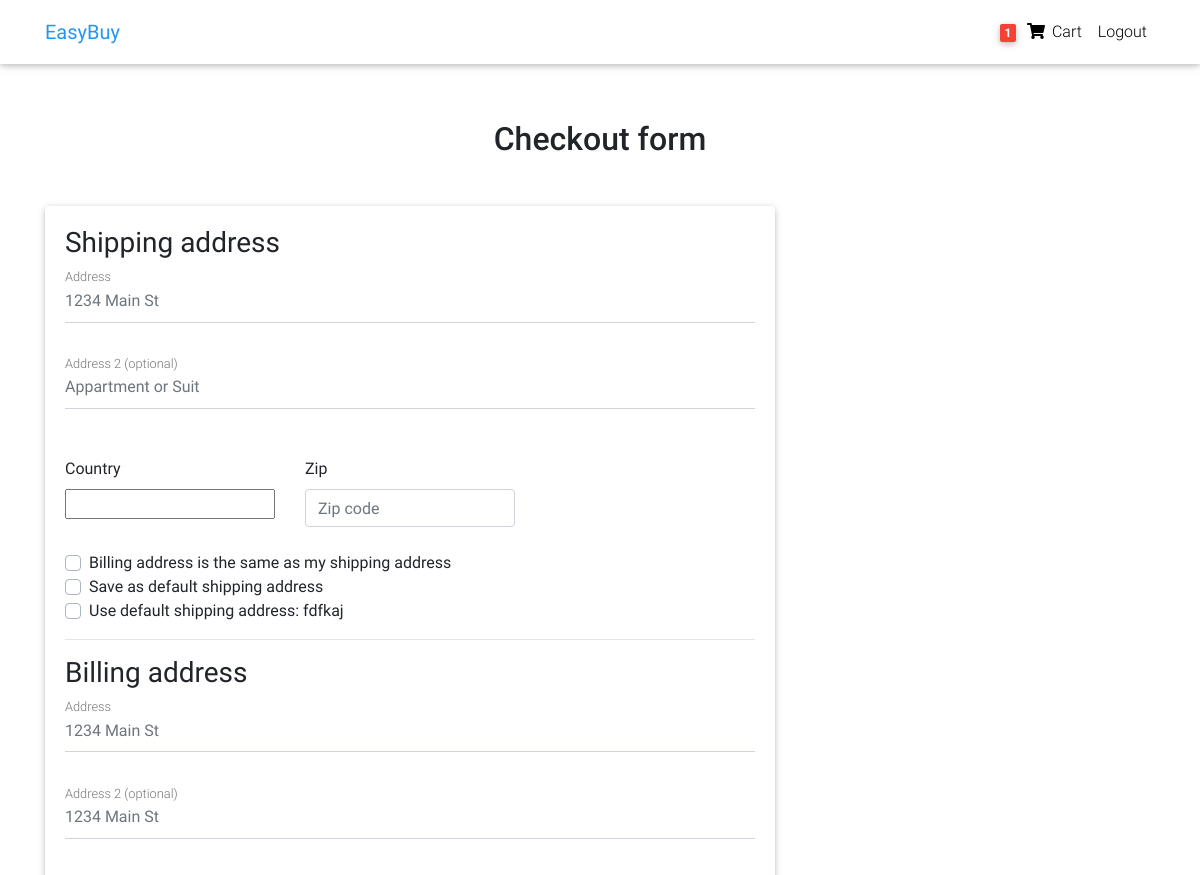
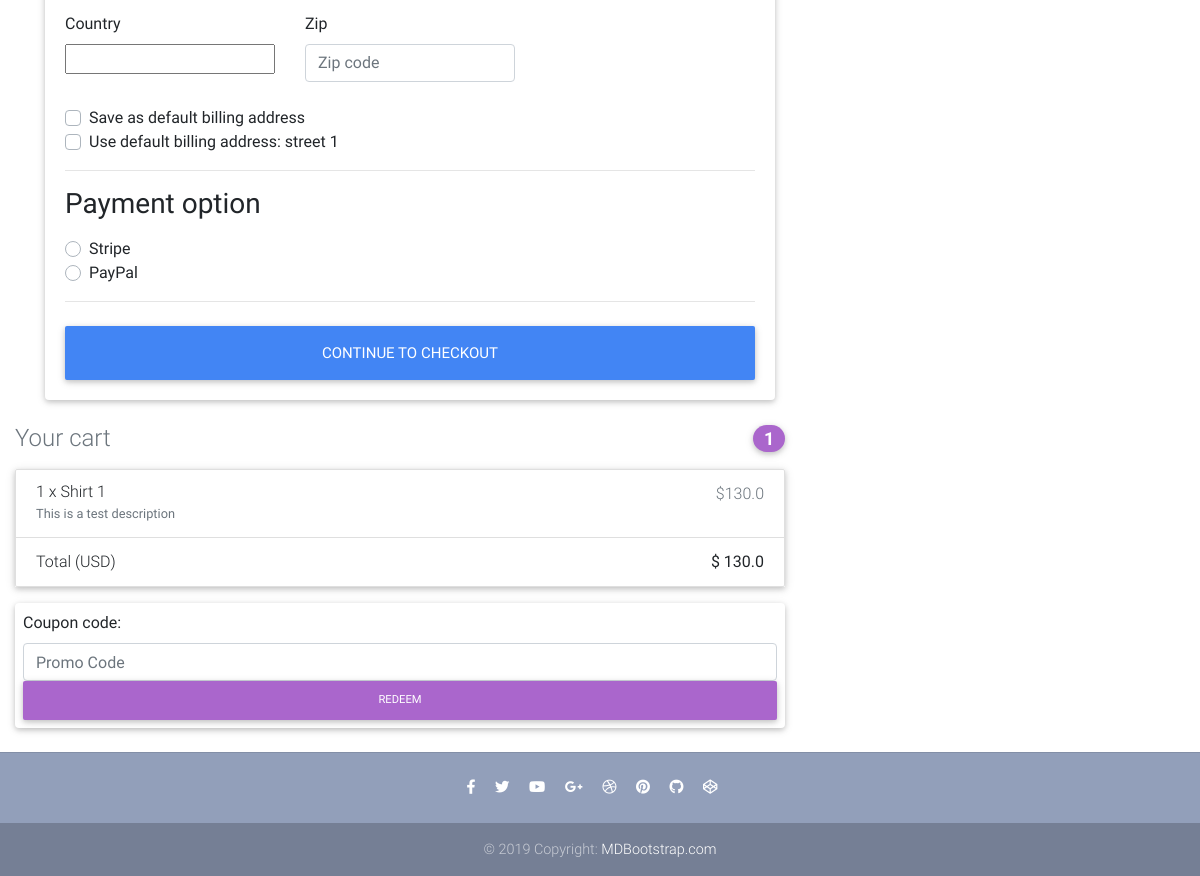
Screenshot of /checkout/ (signed in) with the database file from the repository (2 pictures, top to bottom).
### core/models.py (models this page shows, shortened)
class Order(models.Model):
	user = models.ForeignKey(settings.AUTH_USER_MODEL, on_delete = models.CASCADE)
	ref_code = models.CharField(max_length = 20)
	ordered = models.BooleanField(default = False)
	items = models.ManyToManyField(OrderItem)
	start_date = models.DateTimeField(auto_now_add = True)
	ordered_date = models.DateTimeField()
	billing_address = models.ForeignKey('Address', related_name = 'billing_address', on_delete = models.SET_NULL, blank = True, null = True)
	shipping_address = models.ForeignKey('Address', related_name = 'shipping_address', on_delete = models.SET_NULL, blank = True, null = True)
	payment = models.ForeignKey('Payment', on_delete = models.SET_NULL, blank = True, null = True)
	coupon = models.ForeignKey('Coupon', on_delete = models.SET_NULL, blank = True, null = True)
	being_delivered = models.BooleanField(default = False)
	recieved = models.BooleanField(default = False)
	refund_requested = models.BooleanField(default = False)
	refund_granted = models.BooleanField(default = False)
	def get_total_price(self):
		total_price = 0
		for order_item in self.items.all():
			total_price += order_item.get_final_price()
		if self.coupon:
			total_price -= self.coupon.amount
		return total_price

class Address(models.Model):
	user = models.ForeignKey(settings.AUTH_USER_MODEL, on_delete = models.CASCADE)
	street_address = models.CharField(max_length = 100)
	appartment_address = models.CharField(max_length = 100)
	country = CountryField(multiple = False)
	zip_code = models.CharField(max_length = 100)
	address_type = models.CharField(max_length = 1, choices = ADDRESS_CHOICES)
	default = models.BooleanField(default = False)
	class Meta:
		verbose_name_plural = 'Addresses'

class OrderItem(models.Model):
	item = models.ForeignKey(Item, on_delete = models.CASCADE)
	quantity = models.IntegerField(default = 1)
	def get_total_item_price(self):
		return self.quantity * self.item.price
	def get_final_price(self):
		if self.item.discount_price:
			return self.get_total_discount_item_price()
		return self.get_total_item_price()

class Item(models.Model):
	title = models.CharField(max_length = 100)
	price = models.FloatField()
	discount_price = models.FloatField(blank = True, null = True)
	category = models.CharField(choices = CATEGORY_CHOICES, max_length = 2, default = "S")
	label = models.CharField(choices = LABEL_CHOICES, max_length = 1, default = 'P')
	slug = models.SlugField()
	description = models.TextField(default = 'This is a test description')
	image = models.ImageField(blank = True, null = True)

### core/views.py (the view, shortened to what this page needs)
# urls.py: path('checkout/', CheckoutView.as_view(), name = 'checkout'),
class CheckoutView(LoginRequiredMixin, FormView):
	template_name = 'checkout.html'
	form_class = CheckoutForm
	def get_context_data(self, *args, **kwargs):
		context = super().get_context_data(*args, **kwargs)
		order_qs = Order.objects.filter(user = self.request.user, ordered = False)
		if order_qs.exists():
			context['order'] = order_qs[0]
		context['coupon_form'] = CouponForm()
		context['COUPON_FORM'] = True
		shipping_address_qs = Address.objects.filter(user = self.request.user, address_type = 'B', default = True)
		if shipping_address_qs.exists():
			context['default_shipping_address'] = shipping_address_qs[0]
		billing_address_qs = Address.objects.filter(user = self.request.user, address_type = 'S', default = True)
		if billing_address_qs.exists():
			context['default_billing_address'] = billing_address_qs[0]
		return context

### core/forms.py
class CheckoutForm(forms.Form):
	shipping_address = forms.CharField(required = False)
	shipping_address2 = forms.CharField(required = False)
	shipping_country = CountryField(blank_label = 'Select country').formfield(required = False, widget = CountrySelectWidget(attrs = {'class': 'custom-select d-block w-100'}))
	shipping_zip = forms.CharField(required = False)
	same_shipping_address = forms.BooleanField(required = False)
	set_default_shipping = forms.BooleanField(required = False)
	use_default_shipping = forms.BooleanField(required = False)
	billing_address = forms.CharField(required = False)
	billing_address2 = forms.CharField(required = False)
	billing_country = CountryField(blank_label = 'Select country').formfield(required = False, widget = CountrySelectWidget(attrs = {'class': 'custom-select d-block w-100'}))
	billing_zip = forms.CharField(required = False)
	set_default_billing = forms.BooleanField(required = False)
	use_default_billing = forms.BooleanField(required = False)
	save_info = forms.BooleanField(widget = forms.CheckboxInput(), required = False)
	payment_option = forms.ChoiceField(widget = forms.RadioSelect(), choices = PAYMENT_CHOICES)

class CouponForm(forms.Form):
	coupon_code = forms.CharField(max_length = 20, widget = forms.TextInput({'placeholder': 'Promo Code', 'class': 'form-control'}))

### core/templatetags/cart_template_tags.py (called while the page is built)
@register.filter
def cart_item_count(user):
	if user.is_authenticated:
		order_qs = Order.objects.filter(user = user, ordered = False)
		if order_qs.exists():
			return order_qs[0].items.count()
	return 0

### templates/checkout.html (shortened to what this page needs)
{% extends "base.html" %}
{% load crispy_forms_tags %}
{% block content %}
  <main>
    <div class="container wow fadeIn">
      <h2 class="my-5 h2 text-center">Checkout form</h2>
      <div class="row">
        <div class="col-md-8 mb-4">
          <div class="card">
            <form method="POST" class="card-body">
              <h3>Shipping address</h3>
              <div class='hideable_shipping_form'>
                <div class="md-form mb-5">
                  <input type="text" placeholder='1234 Main St' id="shipping_address" name="shipping_address" class="form-control">
                  <label for="shipping_address" class="">Address</label>
                </div>
                <div class="md-form mb-5">
                  <input type="text" placeholder='Appartment or Suit' id="shipping_address2" name="shipping_address2" class="form-control">
                  <label for="shipping_address2" class="">Address 2 (optional)</label>
                </div>
                <div class="row">
                  <div class="col-lg-4 col-md-12 mb-4">
                    <label for="country">Country</label>
                    {{ form.shipping_country }}
                  </div>
                  <div class="col-lg-4 col-md-6 mb-4">
                    <label for="shipping_zip" class="">Zip</label>
                    <input type='text' placeholder='Zip code' id='shipping_zip' name='shipping_zip' class='form-control'/>
                  </div>
                </div>
                <div class="custom-control custom-checkbox">
                  <label class="custom-control-label" for="same_shipping_address">Billing address is the same as my shipping address</label>
                </div>
                <div class="custom-control custom-checkbox">
                  <label class="custom-control-label" for="set_default_shipping">Save as default shipping address</label>
                </div>
              </div>
              {% if default_shipping_address %}
              <div class="custom-control custom-checkbox">
                <label class="custom-control-label" for="use_default_shipping">Use default shipping address: {{ default_shipping_address.street_address|truncatechars:10 }}</label>
              </div>
              {% endif %}
              <hr>
              <h3>Billing address</h3>
              <div class='hideable_billing_form'>
                <div class="md-form mb-5">
                   <input type="text" placeholder='1234 Main St' id="billing_address" name="billing_address" class="form-control">
                  <label for="billing_address" class="">Address</label>
                </div>
                <div class="md-form mb-5">
                   <input type="text" placeholder='1234 Main St' id="billing_address2" name="billing_address2" class="form-control">
                  <label for="billing_address2" class="">Address 2 (optional)</label>
                </div>
                <div class="row">
                  <div class="col-lg-4 col-md-12 mb-4">
                    <label for="country">Country</label>
                    {{ form.billing_country }}
                  </div>
                  <div class="col-lg-4 col-md-6 mb-4">
                    <label for="billing_zip">Zip</label>
                    <input type='text' placeholder='Zip code' id='billing_zip' name='billing_zip' class='form-control' />
                  </div>
                </div>
                <div class="custom-control custom-checkbox">
                  <label class="custom-control-label" for="set_default_billing">Save as default billing address</label>
                </div>
              </div>
              {% if default_billing_address %}
              <div class="custom-control custom-checkbox">
                <label class="custom-control-label" for="use_default_billing">Use default billing address: {{ default_billing_address.street_address|truncatechars:10 }}</label>
              </div>
              {% endif %}
              <hr>
              <h3>Payment option</h3>
              <div class="d-block my-3">
                {% for value, name in form.fields.payment_option.choices %}
                <div class="custom-control custom-radio">
                  <label class="custom-control-label" for="{{ name }}">{{ name }}</label>
                </div>
                {% endfor %}
              </div>
              <hr class="mb-4">
              <button class="btn btn-primary btn-lg btn-block" type="submit">Continue to checkout</button>
            </form>
          </div>
        </div>
      </div>
    </div>
  </main>
  {% include 'order_snippet.html' %}
{% endblock content %}

### templates/navbar.html (shortened to what this page needs)
{% load cart_template_tags %}
<nav class="navbar fixed-top navbar-expand-lg navbar-light white scrolling-navbar">
    <div class="container">
      <a class="navbar-brand waves-effect" href="/">
        <strong class="blue-text">EasyBuy</strong>
      </a>
      <div class="collapse navbar-collapse" id="navbarSupportedContent">
        <ul class="navbar-nav nav-flex-icons">
          {% if request.user.is_authenticated %}
          <li class="nav-item">
            <a href="{% url 'core:order-summary' %}" class="nav-link waves-effect">
              <span class="badge red z-depth-1 mr-1"> {{ request.user|cart_item_count }} </span>
              <i class="fas fa-shopping-cart"></i>
              <span class="clearfix d-none d-sm-inline-block"> Cart </span>
            </a>
          </li>
          <li class="nav-item">
            <a class="nav-link waves-effect" href="{% url 'account_logout' %}">
              <span class="clearfix d-none d-sm-inline-block"> Logout </span>
            </a>
          </li>
          {% endif %}
        </ul>
      </div>
    </div>
  </nav>

### templates/order_snippet.html (shortened to what this page needs)
<div class="col-md-8 mb-4">
    <h4 class="d-flex justify-content-between align-items-center mb-3">
    <span class="text-muted">Your cart</span>
    <span class="badge badge-secondary badge-pill">{{ order.items.count }}</span>
    </h4>
    <ul class="list-group mb-3 z-depth-1">
    {% for order_item in order.items.all %}
    <li class="list-group-item d-flex justify-content-between lh-condensed">
        <div>
        <h6 class="my-0">{{ order_item.quantity }} x {{ order_item.item.title}}</h6>
        <small class="text-muted">{{ order_item.item.description}}</small>
        </div>
        <span class="text-muted">${{ order_item.get_final_price }}</span>
    </li>
    {% endfor %}
    <li class="list-group-item d-flex justify-content-between">
        <span>Total (USD)</span>
        <strong>$ {{ order.get_total_price }} </strong>
    </li>
    </ul>
    {% if COUPON_FORM %}
    <form class="card p-2" action="{% url 'core:add-coupon' %}" method="POST">
            {{ coupon_form }}
            <button class="btn btn-secondary btn-md waves-effect m-0" type="submit">Redeem</button>
            </div>
    {% endif %}

### templates/base.html (style rules this page uses)
html, body, header, .carousel { height: 60vh; }

### rows the page displays
Address: street_address "fdfkaj"
Address: street_address "street 1"
Order: items.count "1", get_total_price "130.0"
OrderItem: quantity "1", item "Shirt 1", item.description "This is a test description", get_final_price "130.0"

### other values shown
{{ request.user|cart_item_count }} "1"
{{ name }} "Stripe" "PayPal"
